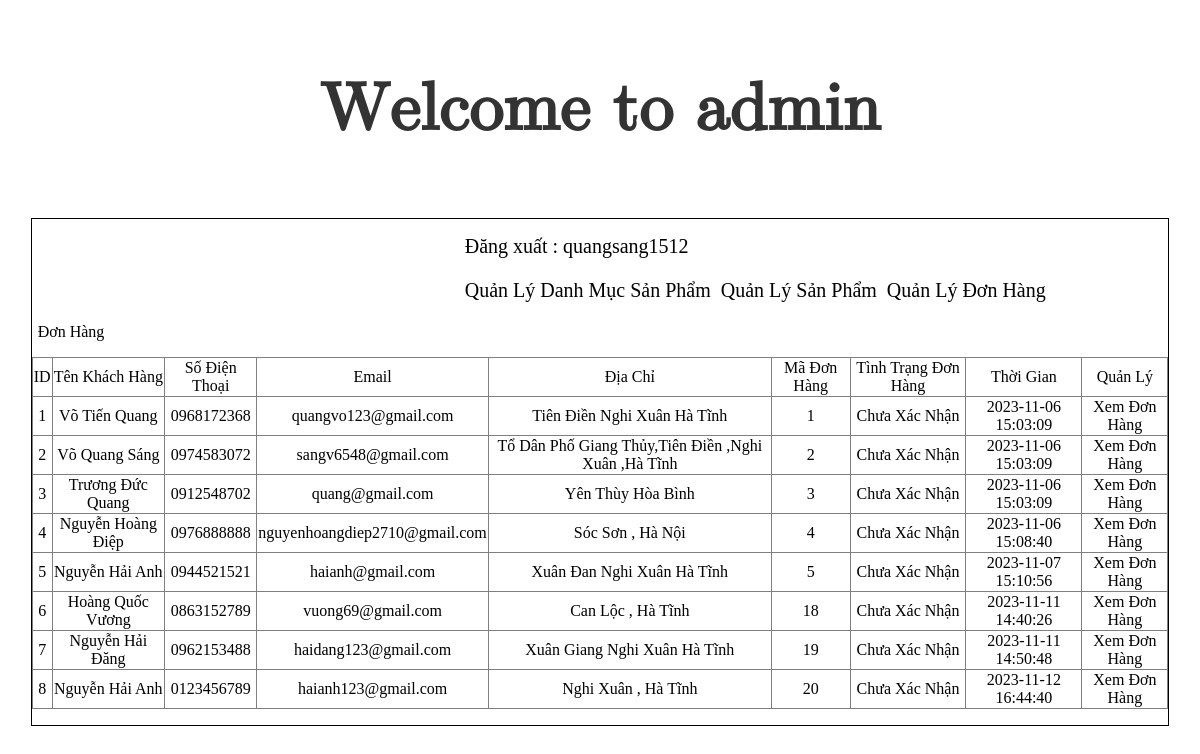
/admin/index.php?action=quanlydonhang&query=lietke (signed in), run on an earlier commit of the app's database.
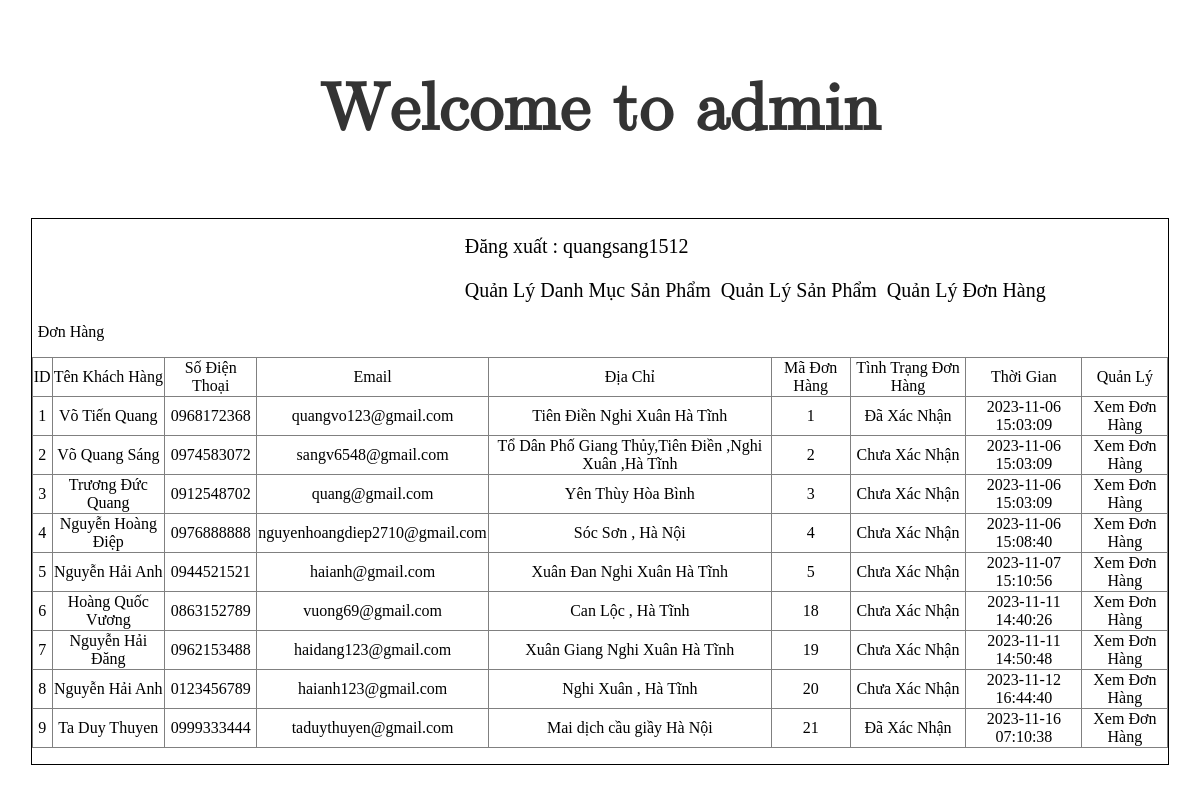
And on a later commit of the database.
### tables this page shows
CREATE TABLE `don_hang` (
  `id_dh` int(11) NOT NULL,
  `id_kh` int(11) NOT NULL,
  `tinh_trang_dh` int(11) NOT NULL,
  `thoi_gian` datetime NOT NULL DEFAULT current_timestamp()
);

CREATE TABLE `khach_hang` (
  `id_kh` int(10) NOT NULL,
  `ten_kh` varchar(200) NOT NULL,
  `dia_chi` varchar(500) NOT NULL,
  `so_dt` varchar(100) NOT NULL,
  `email` varchar(200) NOT NULL
);

### admin/modules/quanlyDH/lietke.php (the view)
<?php
$sql_lietke_dh = "SELECT * FROM don_hang
                        INNER JOIN khach_hang on don_hang.id_kh = khach_hang.id_kh
                        order by don_hang.id_dh";
$query_lietke_dh = mysqli_query($conn, $sql_lietke_dh);
?>
<p style="margin-left:6px">Đơn Hàng</p>
<table border="1" width="100%" style="border-collapse: collapse;text-align: center">
    <tr>
        <td>ID</td>
        <td>Tên Khách Hàng</td>
        <td>Số Điện Thoại</td>
        <td>Email</td>
        <td>Địa Chỉ</td>
        <td>Mã Đơn Hàng</td>
        <td>Tình Trạng Đơn Hàng</td>
        <td>Thời Gian</td>
        <td>Quản Lý</td>
    </tr>
    <?php
    $i = 0;
    while ($row = mysqli_fetch_array($query_lietke_dh)) {
        $i++;
    ?>
        <tr class="danhmuc_sp">
            <td><?php echo $i ?></td>
            <td><?php echo $row['ten_kh'] ?></td>
            <td><?php echo $row['so_dt'] ?></td>
            <td><?php echo $row['email'] ?></td>
            <td><?php echo $row['dia_chi'] ?></td>
            <td><?php echo $row['id_dh'] ?></td>
            <td>
                <?php
                if ($row['tinh_trang_dh'] == 1) {
                    echo "Chưa Xác Nhận";
                } elseif($row['tinh_trang_dh'] == 2) {
                    echo "Đã Xác Nhận";
                } elseif($row['tinh_trang_dh'] == 3) {
                    echo "Đang Giao Hàng";
                } elseif($row['tinh_trang_dh'] == 4) {
                    echo "Đã Nhận Hàng Và Thanh Toán";
                } else {
                    echo "Hàng Bị Hoàn Về";
                }
                ?>
            </td>
            <td><?php echo $row['thoi_gian'] ?></td>
            <td>
                <a href="index.php?action=donhang&query=xemdonhang&code=<?php echo $row['id_dh'] ?>">Xem Đơn Hàng</a>
            </td>
        </tr>
    <?php
    }
    ?>
</table>

### admin/index.php (shortened to what this page needs)
<!DOCTYPE html>
<html lang="en">
<head>
    <link rel="stylesheet" href="css/style_admin.css">
</head>
<body>
    <h3 class="title_admin">Welcome to admin</h3>
    <div class="wrapper">
        <?php
        include("modules/header.php");
        include("modules/menu.php");
        include("modules/main.php");
        ?>
    </div>
</body>
</html>

### admin/modules/header.php (shortened to what this page needs)
<p>
    <li class="out"><a href="index.php?dangxuat=1">Đăng xuất : <?php if (isset($_SESSION['login'])) {
                                                            echo $_SESSION['login'];
                                                        } ?></a></li>
</p>

### admin/modules/menu.php
<ul class="admin_list">
    <li><a href="index.php?action=quanlydanhmucsanpham&query=them">Quản Lý Danh Mục Sản Phẩm</a></li>
    <li><a href="index.php?action=quanlysanpham&query=them">Quản Lý Sản Phẩm</a></li>
    <li><a href="index.php?action=quanlydonhang&query=lietke">Quản Lý Đơn Hàng</a></li>
</ul>

### admin/modules/main.php (shortened to what this page needs)
<div class="main">
<?php
        if(isset($_GET['action']) && $_GET['query']){
            $tmp = $_GET['action'];
            $query = $_GET['query'];
        } else {
            $tmp = '';
            $query = '';
        }
        if($tmp == 'quanlydanhmucsanpham' && $query == 'them'){
            include("modules/quanlyDMSP/them.php");
            include("modules/quanlyDMSP/lietke.php");
        }
        elseif ($tmp == 'quanlydanhmucsanpham' && $query == 'sua') {
            include("modules/quanlyDMSP/sua.php");
        }
        elseif ($tmp == 'quanlysanpham' && $query == 'them') {
            include("modules/quanlySP/them.php");
            include("modules/quanlySP/lietke.php");
        }
        elseif ($tmp == 'quanlysanpham' && $query == 'sua') {
            include("modules/quanlySP/sua.php");
        }
        elseif ($tmp == 'quanlydonhang' && $query == 'lietke') {
            include("modules/quanlyDH/lietke.php");
        }
        elseif ($tmp == 'donhang' && $query == 'xemdonhang') {
            include("modules/quanlyDH/xemdonhang.php");
        }
        else{
            include("modules/dashboard.php");
        }
    ?>
</div>

### admin/css/style_admin.css (style rules this page uses)
.wrapper { border: 1px solid black; height: auto; width: 96%; margin: 0 auto; }
ul.admin_list { padding: 0; margin: 0; list-style: none; margin-left: 428px; }
ul.admin_list li a { float: left; margin: 5px; font-size: 20px; text-decoration: none; color: black; text-align: center; }
h3.title_admin { text-align: center; font-size: 68px; color:#333; font-family: math; }
.out { list-style-type: none; margin-left: 428px; }
.out a { text-decoration: none; margin: 5px; font-size: 20px; color: black; }
.danhmuc_sp td a { text-decoration: none; color: black; }

What changed in the data, as far as the page shows it:
changed don_hang "Võ Tiến Quang": tinh_trang_dh "Chưa Xác Nhận" → "Đã Xác Nhận"
added don_hang: id_kh.ten_kh "Ta Duy Thuyen", id_kh.so_dt "0999333444", id_kh.email "taduythuyen@gmail.com", id_kh.dia_chi "Mai dịch cầu giầy Hà Nội", id_dh "21", tinh_trang_dh "Đã Xác Nhận", thoi_gian "2023-11-16 07:10:38"
